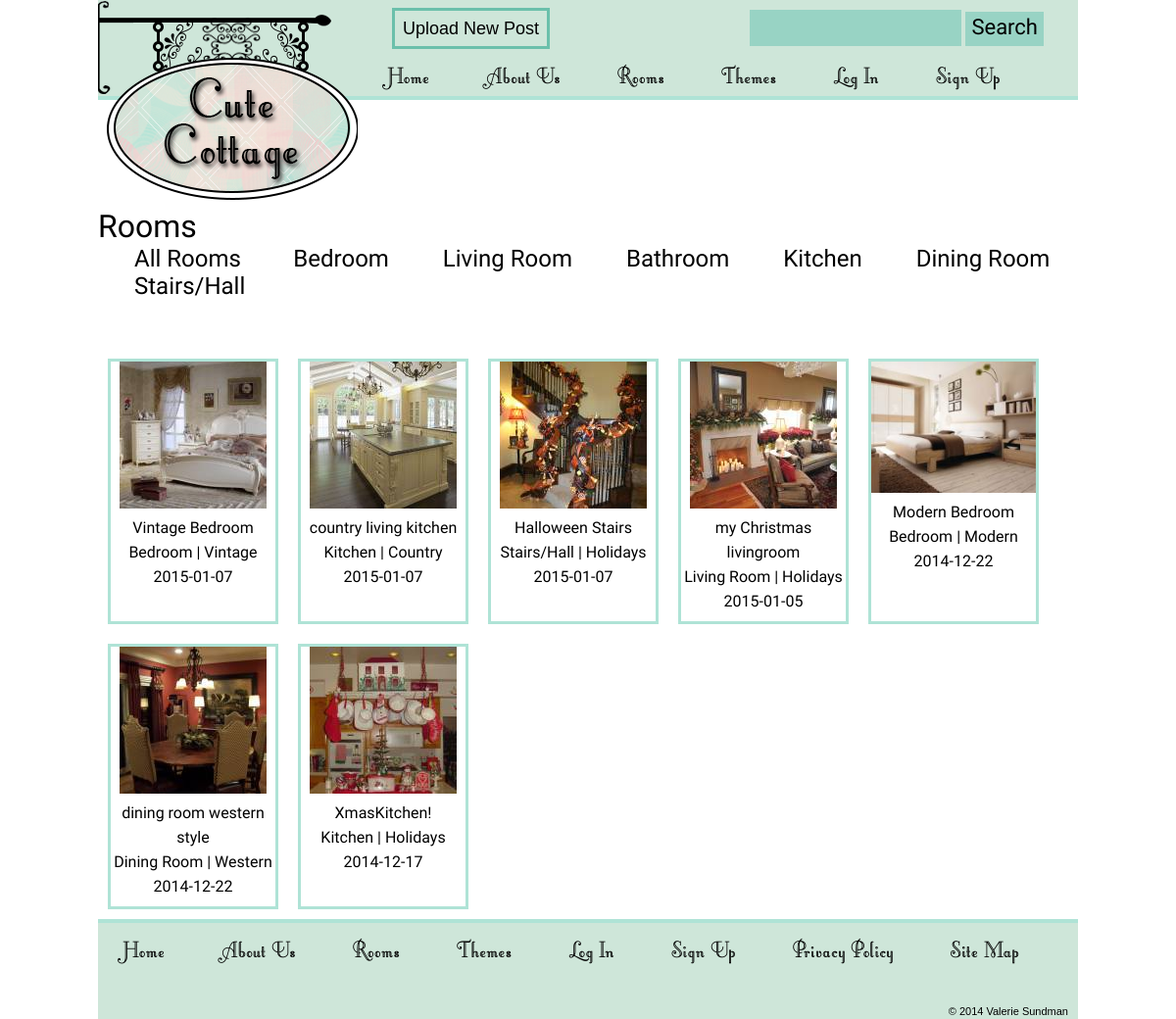
The page /rooms.php on the database its author committed.
### tables this page shows
CREATE TABLE IF NOT EXISTS `rooms` (
  `room_id` smallint(6) NOT NULL AUTO_INCREMENT,
  `name` varchar(25) NOT NULL,
  PRIMARY KEY (`room_id`)
);

CREATE TABLE IF NOT EXISTS `posts` (
  `post_id` smallint(6) NOT NULL AUTO_INCREMENT,
  `title` varchar(40) NOT NULL,
  `user_id` smallint(6) NOT NULL,
  `description` varchar(250) NOT NULL,
  `date` date NOT NULL,
  `theme_id` smallint(6) NOT NULL,
  `room_id` smallint(6) NOT NULL,
  `weeklydecor` tinyint(1) NOT NULL,
  `image_key` varchar(40) NOT NULL,
  PRIMARY KEY (`post_id`)
);

CREATE TABLE IF NOT EXISTS `themes` (
  `theme_id` smallint(6) NOT NULL AUTO_INCREMENT,
  `name` varchar(25) NOT NULL,
  PRIMARY KEY (`theme_id`)
);

### includes/functions.php (called while the page is built, shortened)
		<?php
function uploaded_image_path($key, $size_name = 'thumb_img', $is_path = true){
	if($is_path){
		return SITE_PATH . 'uploads/' .$key . '_' . $size_name . '.jpg';
	}else{
		return SITE_URL . 'uploads/' .$key . '_' . $size_name . '.jpg';
	}
}

### rooms.php (the view, shortened to what this page needs)
<?php require('includes/header.php');
$post_id = $_GET['room_id'];
?>
		<main id="content">
	<?php
		$query = "SELECT * FROM rooms";
		$result = $db->query($query);
		if($result->num_rows >= 1){
	 ?>
		<h2>Rooms</h2>
		<ul id="roomlist">
			<li><a href="rooms.php">All Rooms</a></li>
		<?php
			while( $row = $result->fetch_assoc() ){ ?>
				<li>
					<a href="rooms.php?room_id=<?php echo $row['room_id'];?>">
						<?php echo $row['name'] ?>
					</a>
				</li>
			<?php }
					?>
		</ul>
	<?php } ?>
<?php
	if( $post_id > 0 ){
		$query = "SELECT posts.post_id, posts.date, posts.title, posts.image_key, themes.name AS theme, rooms.name AS room, users.user_id
					  FROM posts, themes, rooms, users
					  WHERE users.user_id = posts.user_id
					  AND posts.theme_id = themes.theme_id
					  AND posts.room_id = rooms.room_id
					  AND posts.room_id = $post_id /*this is where it matches*/
					  ORDER BY posts.date DESC
					  ";
		$result = $db->query( $query );
		if( $result->num_rows >= 1 ){
			while( $row = $result->fetch_assoc() ){
		?>
		<section id="newest">
					<figure class="post">
						<a href="single_post.php?post_id=<?php echo $row['post_id'];?>">
							<div class="uploadfeed">
								<div class="container">
									<img src="<?php echo uploaded_image_path( $row['image_key'], 'thumb_img', false); ?>">
								</div>
								 <br>
								 <?php echo $row['title'] ?> <br>
								 <?php echo $row['room'] ?> |
								 <?php echo $row['theme'] ?> <br>
								 <?php echo $row['date'] ?>
	 						</div>
 						</a>
					</figure>
		</section>
		<?php }
			}
			elseif($result->num_rows == 0){
				echo 'Sorry, no posts to show';
			}
		}
			else{
		 ?>
<?php
		$query = "SELECT posts.post_id, posts.date, posts.title, posts.image_key, themes.name AS theme, rooms.name AS room
					  FROM posts, themes, rooms, users
					  WHERE users.user_id = posts.user_id
					  AND posts.theme_id = themes.theme_id
					  AND posts.room_id = rooms.room_id
					  ORDER BY posts.date DESC
					  ";
		$result = $db->query( $query );
		if( $result->num_rows >= 1 ){
			while( $row = $result->fetch_assoc() ){
		?>
	<section id="rooms">
		<figure class="post">
			<a href="single_post.php?post_id=<?php echo $row['post_id'];?>">
				<div class="uploadfeed">
					 <img src="<?php echo uploaded_image_path( $row['image_key'], 'thumb_img', false); ?>">
					 <br>
					 <?php echo $row['title'] ?> <br>
					 <?php echo $row['room'] ?> |
					 <?php echo $row['theme'] ?> <br>
					 <?php echo $row['date'] ?>
					</div>
				</a>
		</figure>
	</section>
		</main>
<?php  }
			}
		}
include('includes/footer.php');
		 ?>

### css/style.css (style rules this page uses)
body { margin: 0 auto; font-family: sans-serif; max-width: 1000px; }
a { text-decoration: none; color: #000; }
#content h2, #content h3 { font-family: 'News Cycle', sans-serif; font-size: 32px; font-weight: normal; margin: 0; padding: 0; }
#content ul#roomlist li { display: inline; padding: 12px; margin-left: 25px; font-family: 'Open Sans Condensed'; font-size: 24px; font-weight: normal; }
#content ul#roomlist { display: block; margin-bottom: 50px; }
#content li { list-style-type: none; margin-bottom: 2px; font-weight: bold; }
.post { padding: 10px; margin: 0; background-color: #FFF; }
img { max-height: 100%; max-width: 100%; }
figure.post { color: #000; position: relative; background-color: transparent; display: inline; float: left; }
div.uploadfeed { height: 100%; min-height: 265px; width: 168px; border: 3px solid #afe3d6; text-align: center; line-height: 25px; font-family: 'Open Sans Condensed'; }
ul { padding: 0; margin: 0; }

### rows shown on the page
rooms: name "Bedroom"
rooms: name "Living Room"
rooms: name "Bathroom"
rooms: name "Kitchen"
rooms: name "Dining Room"
rooms: name "Stairs/Hall"
posts: image_key (picture), title "Vintage Bedroom", room.name "Bedroom", theme.name "Vintage", date "2015-01-07"
posts: image_key (picture), title "country living kitchen", room.name "Kitchen", theme.name "Country", date "2015-01-07"
posts: image_key (picture), title "Halloween Stairs", room.name "Stairs/Hall", theme.name "Holidays", date "2015-01-07"
posts: image_key (picture), title "my Christmas livingroom", room.name "Living Room", theme.name "Holidays", date "2015-01-05"
posts: image_key (picture), title "Modern Bedroom", room.name "Bedroom", theme.name "Modern", date "2014-12-22"
posts: image_key (picture), title "dining room western style", room.name "Dining Room", theme.name "Western", date "2014-12-22"
posts: image_key (picture), title "XmasKitchen!", room.name "Kitchen", theme.name "Holidays", date "2014-12-17"
